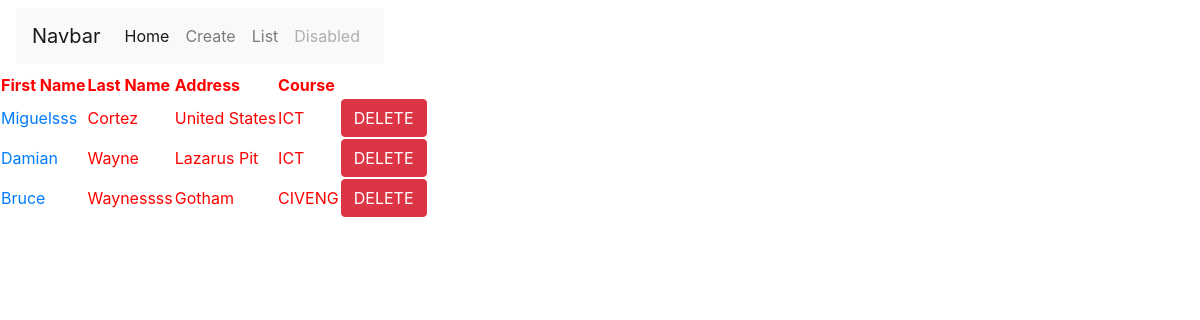
The page /teachers/list/ on the database its author committed.
### students/models.py (models this page shows, shortened)
class Student(models.Model):
    ACCOUNTING = 'ACC'
    INFO_TECH = 'ICT'
    MEDICAL_TECHNOLOGY = 'MEDTECH'
    CIVIL_ENGINEER = 'CIVENG'
    COURSE_IN_SCHOOL = [
        (ACCOUNTING, 'Accounting'),
        (INFO_TECH, 'Information Communications Technology'),
        (MEDICAL_TECHNOLOGY, 'Medical Technology'),
        (CIVIL_ENGINEER, 'Civil Engineer')
        ]
    student_number = models.CharField(max_length=20, primary_key=True)
    first_name = models.CharField(max_length=120)
    last_name = models.CharField(max_length=120)
    student_address = models.CharField(max_length=120)
    course = models.CharField(max_length=50, choices=COURSE_IN_SCHOOL, default=None)
    class Meta:
        ordering = ["last_name"]
        verbose_name_plural = "students"

### teachers/views.py (the view)
# urls.py: path('list/', views.listStudents, name = 'list-teachers'),
def listStudents(request):
    students = Student.objects.order_by('last_name')
    my_dict = {'students': students}
    return render(request, 'teachers/list.html', context = my_dict)

### templates/teachers/list.html (shortened to what this page needs)
{% extends 'teachers/main_template.html' %}
{% block content %}
{% if students %}
    <table>
        <tr>
            <th>First Name</th>
            <th>Last Name</th>
            <th>Address</th>
            <th>Course</th>
        </tr>
        {% for student in students %}
            <tr>
                <td value = "{{ student.first_name }}"><a href="/teachers/update/{{ student.student_number }}">{{ student.first_name }}</a></td>
                <td value = "{{student.last_name}}">{{ student.last_name }}</td>
                <td value = "{{student.student_address}}">{{ student.student_address }}</td>
                <td value = "{{student.course}}">{{ student.course }}</td>
                <td>
                    <form action="/teachers/delete/{{ student.student_number }}" method = "POST">
                        <button type='submit' name='delete' class = 'btn btn-danger'>DELETE</button>
                    </form>
                </td>
            </tr>
        {% endfor %}
    </table>
{% else %}
    <p>No data</p>
{% endif %}
{% endblock %}

### templates/teachers/main_template.html (shortened to what this page needs)
{% load static %}
<!DOCTYPE html>
<html>
    <head>
        <link rel="stylesheet" href="https://stackpath.bootstrapcdn.com/bootstrap/4.5.2/css/bootstrap.min.css">
        <link rel="stylesheet" type="text/css" href="{% static 'css/style.css' %}">
    </head>
    <body>
        <div class = "navbar">
            <nav class="navbar navbar-expand-lg navbar-light bg-light">
                <a class="navbar-brand" href="#">Navbar</a>
                <div class="collapse navbar-collapse" id="navbarNav">
                    <ul class="navbar-nav">
                        <li class="nav-item active">
                            <a class="nav-link" href="{% url 'index-teachers' %}">Home <span class="sr-only">(current)</span></a>
                        </li>
                        <li class="nav-item">
                            <a class="nav-link" href="{% url 'create-teachers' %}">Create</a>
                        </li>
                        <li class="nav-item">
                            <a class="nav-link" href="{% url 'list-teachers' %}">List</a>
                        </li>
                        <li class="nav-item">
                            <a class="nav-link disabled" href="#" tabindex="-1" aria-disabled="true">Disabled</a>
                        </li>
                    </ul>
                </div>
            </nav>
        </div>
        {% block content %}{% endblock %}
    </body>
</html>

### static/css/style.css (style rules this page uses)
body { margin: 0; padding: 0; width: auto; height: auto; color: red; }

### rows shown on the page
Student: first_name "Miguelsss", last_name "Cortez", student_address "United States", course "ICT"
Student: first_name "Damian", last_name "Wayne", student_address "Lazarus Pit", course "ICT"
Student: first_name "Bruce", last_name "Waynessss", student_address "Gotham", course "CIVENG"
